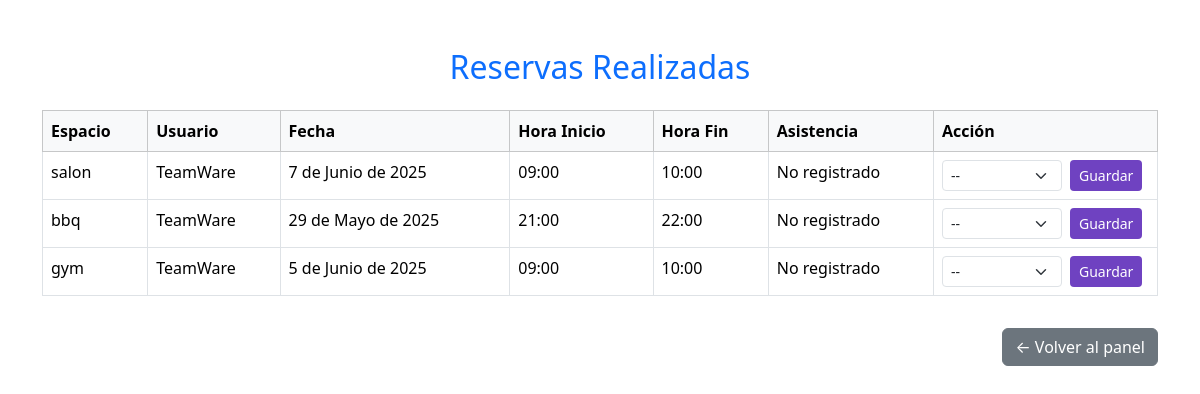
The app's page /admin-panel/reservas/, older data.
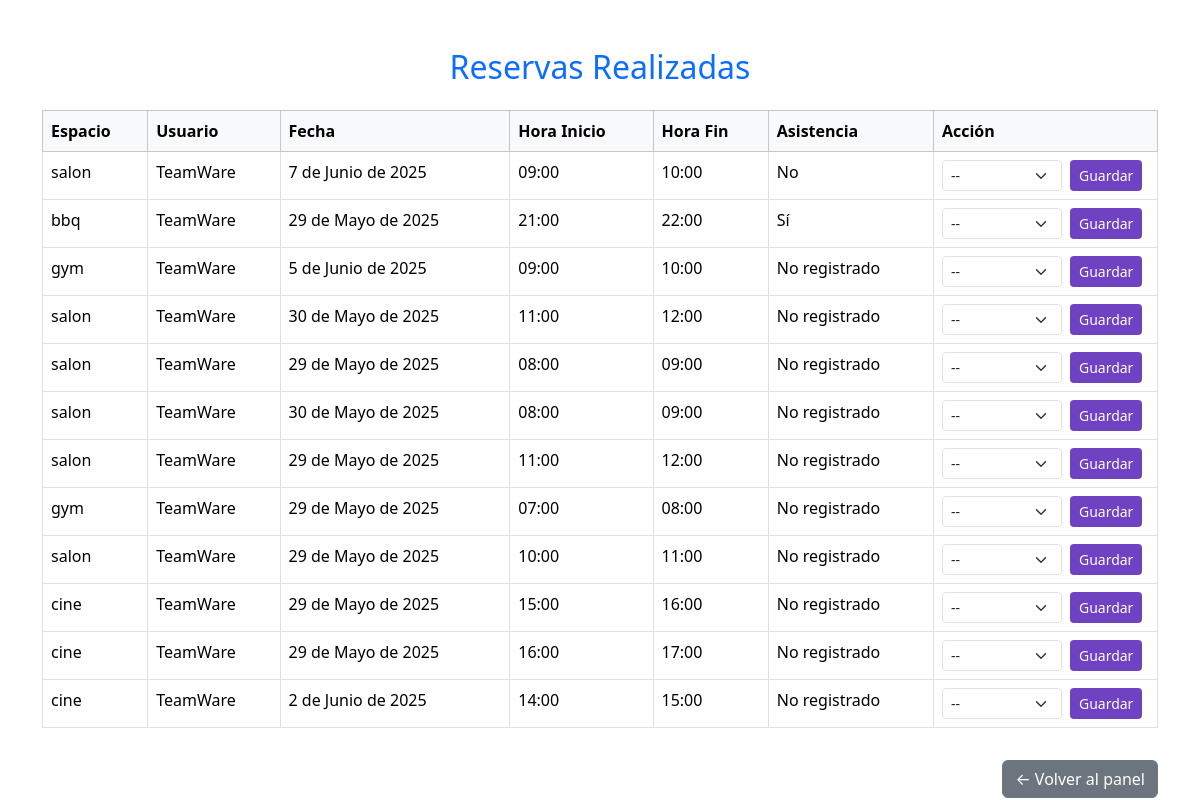
The same page, newer data.
### sistema/models.py (models this page shows, shortened)
class Reserva(models.Model):
    usuario = models.ForeignKey(Usuario, on_delete=models.CASCADE, related_name='reservas')
    espacio = models.ForeignKey(Espacio, on_delete=models.CASCADE, related_name='reservas')
    fecha_Reserva = models.DateField()
    horaInicio = models.TimeField()
    horaFin = models.TimeField()
    ESTADOS = (
        ('confirmada', 'Confirmada'),
        ('no_asistida', 'No Asistida'),
        ('cancelada', 'Cancelada'),
        ('en_espera', 'En Espera'),
        ('finalizada', 'Finalizada'),
    )
    estado = models.CharField(max_length=20, choices=ESTADOS, default='confirmada')
    recurrente = models.BooleanField(default=False)
    asistio = models.BooleanField(null=True, blank=True)

class Espacio(models.Model):
    TIPO_ESPACIO_CHOICES = [
        ('piscina', 'Piscina'),
        ('sauna', 'Sauna'),
        ('bbq', 'Zona BBQ'),
        ('cancha', 'Cancha Sintética'),
        ('salon', 'Salón Social'),
        ('cine', 'Cine'),
        ('turco', 'Turco'),
        ('gym' , 'Gimnasio'),
    ]
    nombre = models.CharField(max_length=100)
    tipoEspacio = models.CharField(max_length=20, choices=TIPO_ESPACIO_CHOICES)
    capacidadMaxima = models.IntegerField()

class Usuario(AbstractUser): #Usuario: TeamWare Contraseña: alejo123
    ROL_CHOICES = [
        ('admin', 'Administrador'),
        ('usuario', 'Usuario'),
    ]
    rol = models.CharField(max_length=20, choices=ROL_CHOICES, default='usuario')

### sistema/views.py (the view)
# urls.py: path('admin-panel/reservas/', views.ver_reservas, name='ver_reservas'),
def ver_reservas(request):#Ver reservas en el panel de administrador
    reservas = Reserva.objects.select_related('usuario', 'espacio').all()
    return render(request, 'ver_reservas.html', {'reservas': reservas})

### sistema/templates/ver_reservas.html (shortened to what this page needs)
<!DOCTYPE html>
<html lang="es">
<head>
    <link href="https://cdn.jsdelivr.net/npm/bootstrap@5.3.3/dist/css/bootstrap.min.css" rel="stylesheet">
</head>
<body>
    <div class="container mt-5">
        <h2 class="text-center mb-4 text-primary">Reservas Realizadas</h2>
        <div class="table-responsive">
            <table class="table table-bordered table-hover bg-white">
                <thead class="table-light">
                    <tr>
                        <th>Espacio</th>
                        <th>Usuario</th>
                        <th>Fecha</th>
                        <th>Hora Inicio</th>
                        <th>Hora Fin</th>
                        <th>Asistencia</th>
                        <th>Acción</th>
                    </tr>
                </thead>
                <tbody>
                    {% for reserva in reservas %}
                    <tr>
                        <td>{{ reserva.espacio.nombre }}</td>
                        <td>{{ reserva.usuario.username }}</td>
                        <td>{{ reserva.fecha_Reserva }}</td>
                        <td>{{ reserva.horaInicio }}</td>
                        <td>{{ reserva.horaFin }}</td>
                        <td>{{ reserva.asistio|yesno:"Sí,No,No registrado" }}</td>
                        <td>
                            <form method="post" action="{% url 'marcar_asistencia' reserva.id %}">
                                <div class="d-flex align-items-center gap-2">
                                    <select name="asistio" class="form-select form-select-sm">
                                        <option value="">--</option>
                                    </select>
                                    <button type="submit" class="btn btn-sm btn-morado">Guardar</button>
                                </div>
                            </form>
                        </td>
                    </tr>
                    {% empty %}
                    <tr>
                        <td colspan="7" class="text-center text-muted">No hay reservas registradas.</td>
                    </tr>
                    {% endfor %}
                </tbody>
            </table>
        </div>
        <div class="text-end">
            <a href="{% url 'panel_administrador' %}" class="btn btn-secondary mt-3">← Volver al panel</a>
        </div>
    </div>
</body>
</html>

Row changes from the older to the newer data that the page shows:
changed Reserva "7 de Junio de 2025": asistio "No registrado" → "No"
changed Reserva "bbq": asistio "No registrado" → "Sí"
added Reserva: espacio.nombre "salon", usuario.username "TeamWare", fecha_Reserva "30 de Mayo de 2025", horaInicio "11:00", horaFin "12:00", asistio "No registrado"
added Reserva: espacio.nombre "salon", usuario.username "TeamWare", fecha_Reserva "29 de Mayo de 2025", horaInicio "08:00", horaFin "09:00", asistio "No registrado"
added Reserva: espacio.nombre "salon", usuario.username "TeamWare", fecha_Reserva "30 de Mayo de 2025", horaInicio "08:00", horaFin "09:00", asistio "No registrado"
added Reserva: espacio.nombre "salon", usuario.username "TeamWare", fecha_Reserva "29 de Mayo de 2025", horaInicio "11:00", horaFin "12:00", asistio "No registrado"
added Reserva: espacio.nombre "gym", usuario.username "TeamWare", fecha_Reserva "29 de Mayo de 2025", horaInicio "07:00", horaFin "08:00", asistio "No registrado"
added Reserva: espacio.nombre "salon", usuario.username "TeamWare", fecha_Reserva "29 de Mayo de 2025", horaInicio "10:00", horaFin "11:00", asistio "No registrado"
added Reserva: espacio.nombre "cine", usuario.username "TeamWare", fecha_Reserva "29 de Mayo de 2025", horaInicio "15:00", horaFin "16:00", asistio "No registrado"
added Reserva: espacio.nombre "cine", usuario.username "TeamWare", fecha_Reserva "29 de Mayo de 2025", horaInicio "16:00", horaFin "17:00", asistio "No registrado"
added Reserva: espacio.nombre "cine", usuario.username "TeamWare", fecha_Reserva "2 de Junio de 2025", horaInicio "14:00", horaFin "15:00", asistio "No registrado"
